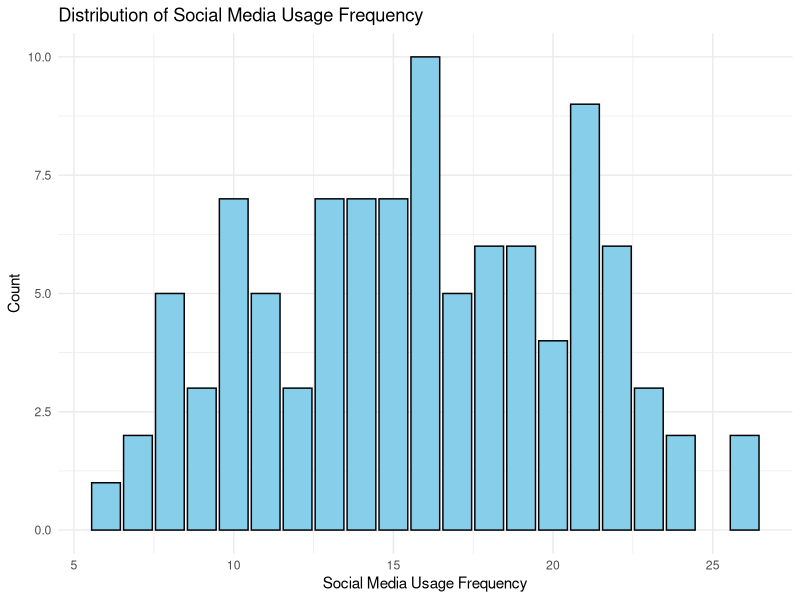
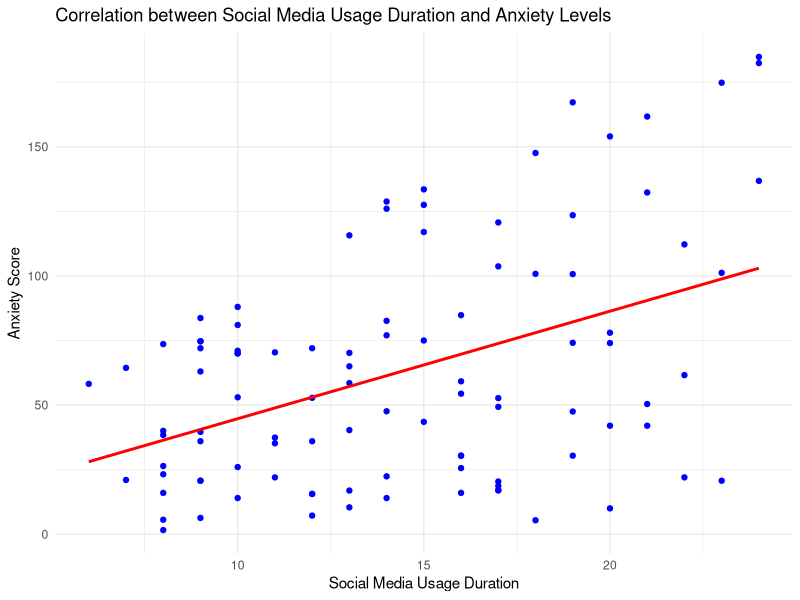
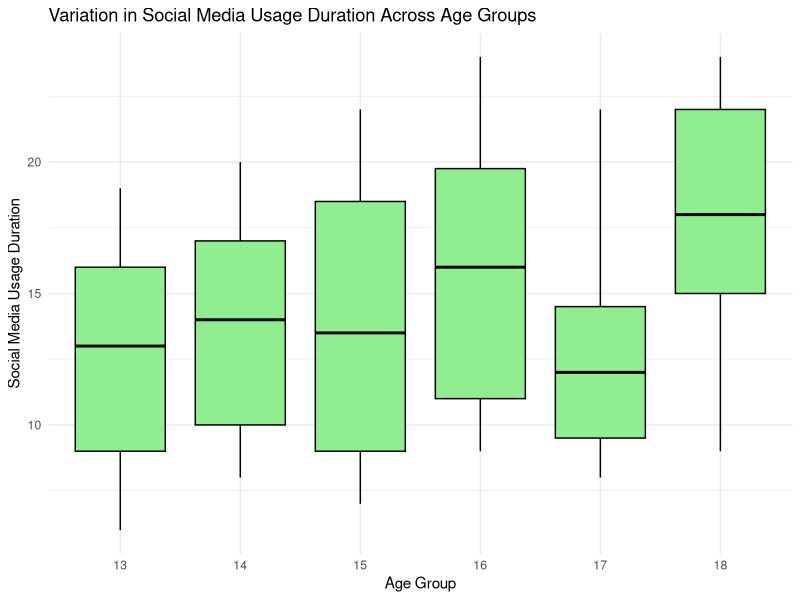

Reproduce these figures in R, in order.
# Load necessary libraries
library(ggplot2)
library(dplyr)
library(tidyr)

# Import the dataset from a CSV file
df <- read.csv("dataverse_files/social_media_mental_health.csv")

set.seed(123)  # Set seed for reproducibility
data <- df %>% sample_n(100)

# Summary statistics
summary(data)

# Graph 1: Bar chart depicting the distribution of social media usage frequency among adolescents
graph1 <- ggplot(data, aes(x = Social_Media_Frequency)) +
  geom_bar(fill = "skyblue", color = "black") +
  labs(title = "Distribution of Social Media Usage Frequency",
       x = "Social Media Usage Frequency",
       y = "Count") +
  theme_minimal()

# Graph 2: Scatter plot showing the correlation between social media usage duration and anxiety levels among adolescents
graph2 <- ggplot(data, aes(x = Social_Media_Duration, y = Anxiety_Score)) +
  geom_point(color = "blue") +
  geom_smooth(method = "lm", se = FALSE, color = "red") +
  labs(title = "Correlation between Social Media Usage Duration and Anxiety Levels",
       x = "Social Media Usage Duration",
       y = "Anxiety Score") +
  theme_minimal()

# Graph 3: Box plot illustrating the variation in social media usage duration across different age groups
graph3 <- ggplot(data, aes(x = factor(Age), y = Social_Media_Duration)) +
  geom_boxplot(fill = "lightgreen", color = "black") +
  labs(title = "Variation in Social Media Usage Duration Across Age Groups",
       x = "Age Group",
       y = "Social Media Usage Duration") +
  theme_minimal()

# Display the graphs
print(graph1)
print(graph2)
print(graph3)
